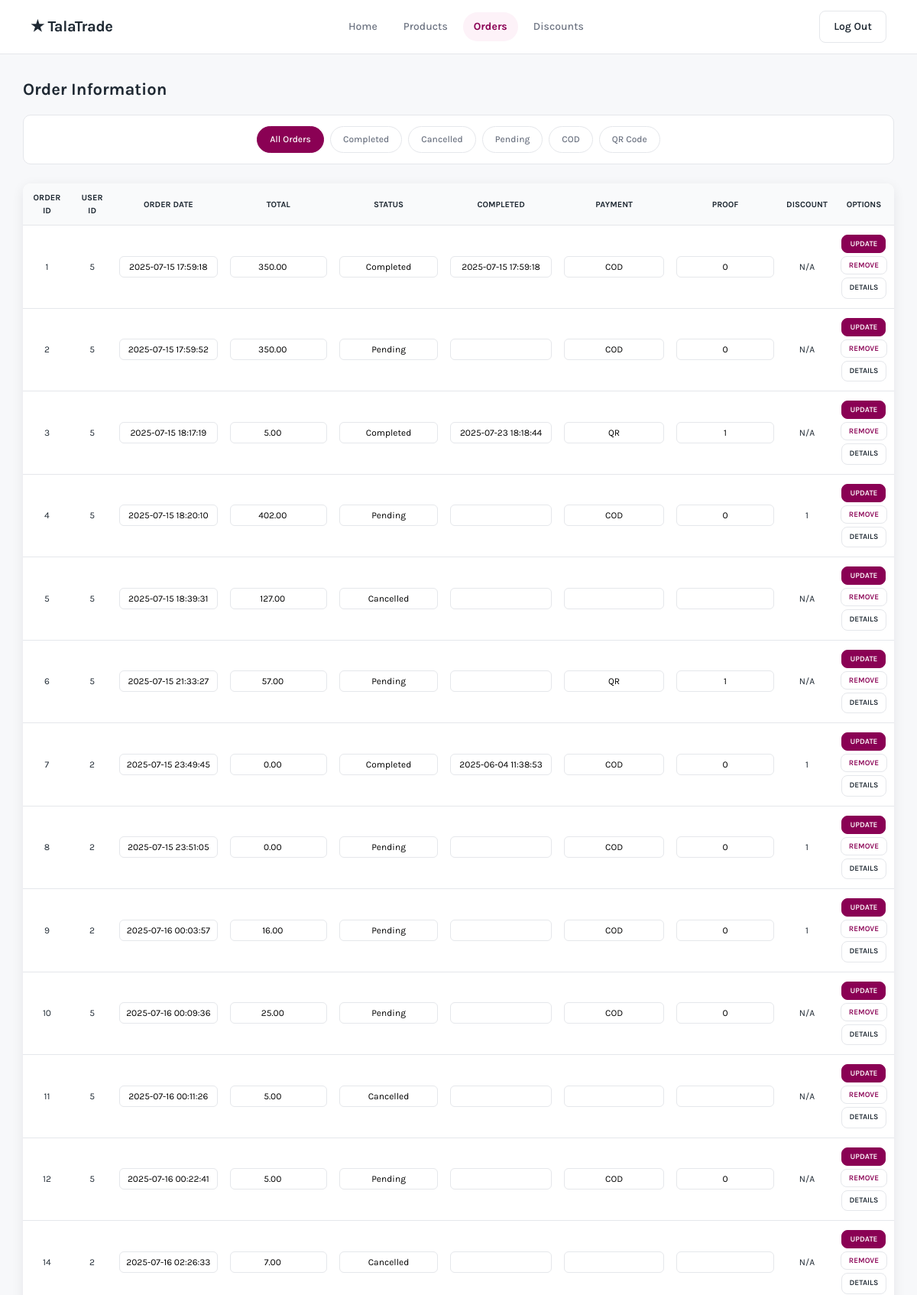
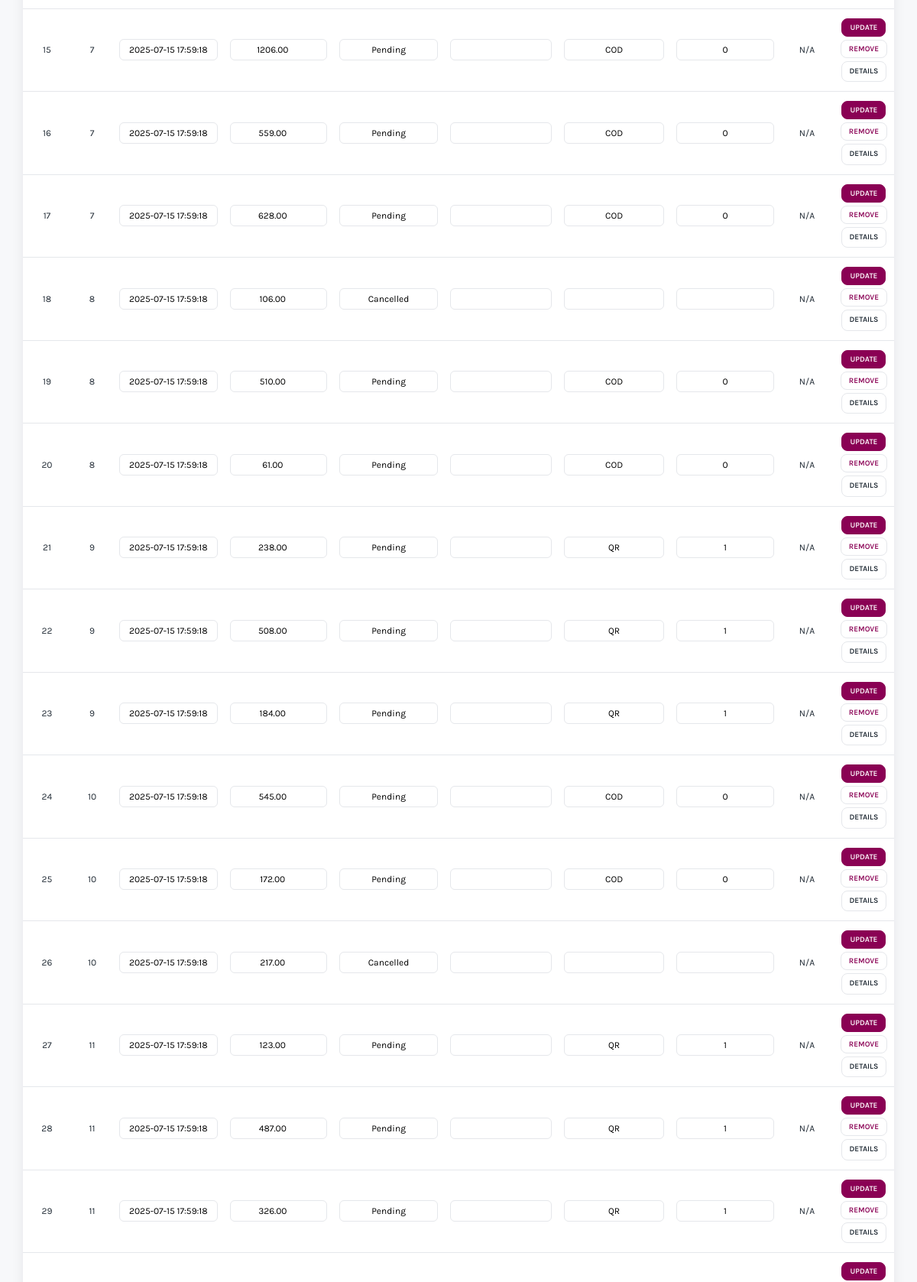
The page /admin_order.php (upper part) on the database its author committed (2 pictures, top to bottom).
### tables this page shows
CREATE TABLE `orders` (
  `orderID` int(11) NOT NULL,
  `userID` int(11) NOT NULL,
  `orderdatetime` datetime NOT NULL,
  `totalamount` decimal(10,2) DEFAULT NULL,
  `status` varchar(100) DEFAULT 'Pending',
  `completeddatetime` datetime DEFAULT NULL,
  `paymentmethod` varchar(100) DEFAULT NULL,
  `proofofpayment` tinyint(1) DEFAULT NULL,
  `discountID` int(11) DEFAULT NULL
);

### admin_order.php (the view, shortened to what this page needs)
<?php
include 'db.php';
?>
<!DOCTYPE html>
<html lang="en">
<head>
  <link rel="stylesheet" href="css/style.css" />
</head>
<body>
  <header>
    <div class="logo"><a href="admin_home.php">★<strong> TalaTrade</strong></a></div>
    <nav class="nav-links">
      <a href="admin_home.php">Home</a>
      <a href="admin_product.php">Products</a>
      <a href="admin_order.php" class="active">Orders</a>
      <a href="admin_discount.php">Discounts</a>
    </nav>
    <div class="actions">
      <a href="logout.php" class="btn btn-outline">Log Out</a>
    </div>
  </header>
  <main class="admin-main">
    <h2 style="font-size: 22px; color: #1f2933; margin-bottom: 20px;">Order Information</h2>
    <div class="admin-cats">
      <a href="admin_order.php" class="<?php echo !isset($_GET['category']) ? 'active' : ''; ?>">All Orders</a>
      <a href="admin_order.php?category=Completed" class="<?php echo (isset($_GET['category']) && $_GET['category'] == 'Completed') ? 'active' : ''; ?>">Completed</a>
      <a href="admin_order.php?category=Cancelled" class="<?php echo (isset($_GET['category']) && $_GET['category'] == 'Cancelled') ? 'active' : ''; ?>">Cancelled</a>
      <a href="admin_order.php?category=Pending" class="<?php echo (isset($_GET['category']) && $_GET['category'] == 'Pending') ? 'active' : ''; ?>">Pending</a>
      <a href="admin_order.php?category=COD" class="<?php echo (isset($_GET['category']) && $_GET['category'] == 'COD') ? 'active' : ''; ?>">COD</a>
      <a href="admin_order.php?category=QR" class="<?php echo (isset($_GET['category']) && $_GET['category'] == 'QR') ? 'active' : ''; ?>">QR Code</a>
    </div>
    <?php
      if (isset($_GET['category']) && !empty($_GET['category'])) {
          $selectedCategory = $_GET['category'];
          $stmt = $conn->prepare("SELECT * FROM orders WHERE status = ? OR paymentmethod = ?");
          $stmt->bind_param("ss", $selectedCategory, $selectedCategory);
          $stmt->execute();
          $result = $stmt->get_result();
      } else {
          $result = $conn->query("SELECT * FROM orders");
      }
      if ($result && $result->num_rows > 0) {
          echo "<table>";
          echo "<thead><tr><th>Order ID</th><th>User ID</th><th>Order Date</th><th>Total</th><th>Status</th><th>Completed</th><th>Payment</th><th>Proof</th><th>Discount</th><th>Options</th></tr></thead>";
          echo "<tbody>";
          while ($row = mysqli_fetch_assoc($result)) {
              echo "<tr><form method='POST'>";
              echo "<td><input type='hidden' name='orderID' value='{$row['orderID']}' />{$row['orderID']}</td>";
              echo "<td><input type='hidden' name='userID' value='{$row['userID']}' />{$row['userID']}</td>";
              echo "<td><input type='text' name='orderdate' value='" . htmlspecialchars($row['orderdatetime']) . "' required></td>";
              echo "<td><input type='number' step='0.01' name='total' value='{$row['totalamount']}' required></td>";
              echo "<td><input type='text' name='status' value='" . htmlspecialchars($row['status']) . "' required></td>";
              echo "<td><input type='text' name='completeddate' value='" . htmlspecialchars($row['completeddatetime']) . "'></td>";
              echo "<td><input type='text' name='paymentmethod' value='" . htmlspecialchars($row['paymentmethod']) . "'></td>";
              echo "<td><input type='text' name='proof' value='" . htmlspecialchars($row['proofofpayment']) . "'></td>";
              echo "<td><input type='hidden' name='discountID' value='{$row['discountID']}' />" . ($row['discountID'] ?? 'N/A') . "</td>";
              echo "<td><button type='submit' name='update' class='btn'>UPDATE</button><br><button type='submit' name='delete' class='btn btn-remove' onclick=\"return confirm('Delete?');\">REMOVE</button><br><a href='admin_orderline.php?orderID={$row['orderID']}' class='btn btn-outline' style='margin-top:2px;'>DETAILS</a></td>";
              echo "</form></tr>";
          }
          echo "</tbody></table>";
      } else {
          echo "<p style='text-align:center;'>No orders found.</p>";
      }
    ?>
  </main>
</body>
</html>

### css/style.css (style rules this page uses)
* { margin: 0; padding: 0; box-sizing: border-box; font-family: 'Karla', sans-serif; }
:root { --brand: #8a0154; --brand-dark: #6a0140; --brand-soft: #fdf2f8; --ink: #1f2933; --ink-muted: #6b7280; --line: #e5e7eb; --surface: #ffffff; --bg: #f7f8fa; --radius: 10px; --shadow-sm: 0 1px 3px rgba(16,24,40,0.06), 0 1px 2px rgba(16,24,40,0.04); --shadow-md: 0 4px 16px rgba(16,24,40,0.08); --shadow-lg: 0 12px 32px rgba(16,24,40,0.12); }
html { scroll-behavior: smooth; }
body { background: var(--bg); color: var(--ink); padding-top: 74px; padding-bottom: 0; line-height: 1.55; -webkit-font-smoothing: antialiased; }
a { text-decoration: none; color: inherit; }
h1, h2, h3, h4 { line-height: 1.2; font-weight: 700; }
header { position: fixed; top: 0; left: 0; width: 100%; z-index: 1000; background: var(--surface); display: flex; justify-content: space-between; align-items: center; padding: 14px 40px; border-bottom: 1px solid var(--line); gap: 20px; }
.logo { font-size: 20px; font-weight: 700; letter-spacing: -0.3px; color: var(--ink); }
.nav-links { display: flex; gap: 6px; font-size: 14px; font-weight: 500; }
.nav-links a { color: var(--ink-muted); padding: 8px 14px; border-radius: 999px; transition: background .18s ease, color .18s ease; }
.nav-links a.active { color: var(--brand); background: var(--brand-soft); font-weight: 700; }
.actions { display: flex; gap: 8px; align-items: center; }
.btn { background: var(--brand); color: #fff; border: 1px solid var(--brand); padding: 9px 18px; border-radius: 8px; cursor: pointer; font-weight: 600; font-size: 14px; transition: background .18s ease, box-shadow .18s ease, transform .06s ease; white-space: nowrap; }
.btn-outline { background: #fff; color: var(--ink); border: 1px solid var(--line); }

### admin_order.php (style rules this page uses)
.admin-main { width: 95%; max-width: 1500px; margin: 30px auto; }
.admin-cats { display: flex; flex-wrap: wrap; gap: 8px; justify-content: center; margin-bottom: 25px; padding: 14px 20px; background: #fff; border-radius: 10px; border: 1px solid #e5e7eb; }
.admin-cats a { padding: 7px 16px; background: #fff; color: #6b7280; border: 1px solid #e5e7eb; border-radius: 999px; font-size: 12px; font-weight: 500; transition: all 0.2s ease; }
.admin-cats a:hover, .admin-cats a.active { background: #8a0154; color: #fff; border-color: #8a0154; }
table { width: 100%; border-collapse: collapse; background: #fff; border-radius: 10px; overflow: hidden; box-shadow: 0 4px 16px rgba(16,24,40,0.08); }
th, td { padding: 10px 8px; font-size: 12px; text-align: center; vertical-align: middle; border-bottom: 1px solid #e5e7eb; }
th { background: #f9fafb; color: #1f2933; font-weight: 700; font-size: 11px; text-transform: uppercase; }
td input { width: 100%; padding: 6px; text-align: center; font-size: 12px; border: 1px solid #e5e7eb; border-radius: 6px; background: #fff; outline: none; }
td .btn { padding: 5px 10px; font-size: 10px; margin: 2px 1px; display: inline-block; }
.btn-remove { background: #fff; color: #8a0154; border: 1px solid #e5e7eb; }

### rows shown on the page
orders: orderID "1", userID "5", orderdate "2025-07-15 17:59:18", total "350.00", status "Completed", completeddate "2025-07-15 17:59:18", paymentmethod "COD", proof "0", discountID "N/A"
orders: orderID "2", userID "5", orderdate "2025-07-15 17:59:52", total "350.00", status "Pending", paymentmethod "COD", proof "0", discountID "N/A"
orders: orderID "3", userID "5", orderdate "2025-07-15 18:17:19", total "5.00", status "Completed", completeddate "2025-07-23 18:18:44", paymentmethod "QR", proof "1", discountID "N/A"
orders: orderID "4", userID "5", orderdate "2025-07-15 18:20:10", total "402.00", status "Pending", paymentmethod "COD", proof "0", discountID "1"
orders: orderID "5", userID "5", orderdate "2025-07-15 18:39:31", total "127.00", status "Cancelled", discountID "N/A"
orders: orderID "6", userID "5", orderdate "2025-07-15 21:33:27", total "57.00", status "Pending", paymentmethod "QR", proof "1", discountID "N/A"
orders: orderID "7", userID "2", orderdate "2025-07-15 23:49:45", total "0.00", status "Completed", completeddate "2025-06-04 11:38:53", paymentmethod "COD", proof "0", discountID "1"
orders: orderID "8", userID "2", orderdate "2025-07-15 23:51:05", total "0.00", status "Pending", paymentmethod "COD", proof "0", discountID "1"
orders: orderID "9", userID "2", orderdate "2025-07-16 00:03:57", total "16.00", status "Pending", paymentmethod "COD", proof "0", discountID "1"
orders: orderID "10", userID "5", orderdate "2025-07-16 00:09:36", total "25.00", status "Pending", paymentmethod "COD", proof "0", discountID "N/A"
orders: orderID "11", userID "5", orderdate "2025-07-16 00:11:26", total "5.00", status "Cancelled", discountID "N/A"
orders: orderID "12", userID "5", orderdate "2025-07-16 00:22:41", total "5.00", status "Pending", paymentmethod "COD", proof "0", discountID "N/A"
orders: orderID "14", userID "2", orderdate "2025-07-16 02:26:33", total "7.00", status "Cancelled", discountID "N/A"
orders: orderID "15", userID "7", orderdate "2025-07-15 17:59:18", total "1206.00", status "Pending", paymentmethod "COD", proof "0", discountID "N/A"
orders: orderID "16", userID "7", orderdate "2025-07-15 17:59:18", total "559.00", status "Pending", paymentmethod "COD", proof "0", discountID "N/A"
orders: orderID "17", userID "7", orderdate "2025-07-15 17:59:18", total "628.00", status "Pending", paymentmethod "COD", proof "0", discountID "N/A"
orders: orderID "18", userID "8", orderdate "2025-07-15 17:59:18", total "106.00", status "Cancelled", discountID "N/A"
orders: orderID "19", userID "8", orderdate "2025-07-15 17:59:18", total "510.00", status "Pending", paymentmethod "COD", proof "0", discountID "N/A"
orders: orderID "20", userID "8", orderdate "2025-07-15 17:59:18", total "61.00", status "Pending", paymentmethod "COD", proof "0", discountID "N/A"
orders: orderID "21", userID "9", orderdate "2025-07-15 17:59:18", total "238.00", status "Pending", paymentmethod "QR", proof "1", discountID "N/A"
orders: orderID "22", userID "9", orderdate "2025-07-15 17:59:18", total "508.00", status "Pending", paymentmethod "QR", proof "1", discountID "N/A"
orders: orderID "23", userID "9", orderdate "2025-07-15 17:59:18", total "184.00", status "Pending", paymentmethod "QR", proof "1", discountID "N/A"
orders: orderID "24", userID "10", orderdate "2025-07-15 17:59:18", total "545.00", status "Pending", paymentmethod "COD", proof "0", discountID "N/A"
orders: orderID "25", userID "10", orderdate "2025-07-15 17:59:18", total "172.00", status "Pending", paymentmethod "COD", proof "0", discountID "N/A"
orders: orderID "26", userID "10", orderdate "2025-07-15 17:59:18", total "217.00", status "Cancelled", discountID "N/A"
orders: orderID "27", userID "11", orderdate "2025-07-15 17:59:18", total "123.00", status "Pending", paymentmethod "QR", proof "1", discountID "N/A"
orders: orderID "28", userID "11", orderdate "2025-07-15 17:59:18", total "487.00", status "Pending", paymentmethod "QR", proof "1", discountID "N/A"
orders: orderID "29", userID "11", orderdate "2025-07-15 17:59:18", total "326.00", status "Pending", paymentmethod "QR", proof "1", discountID "N/A"
